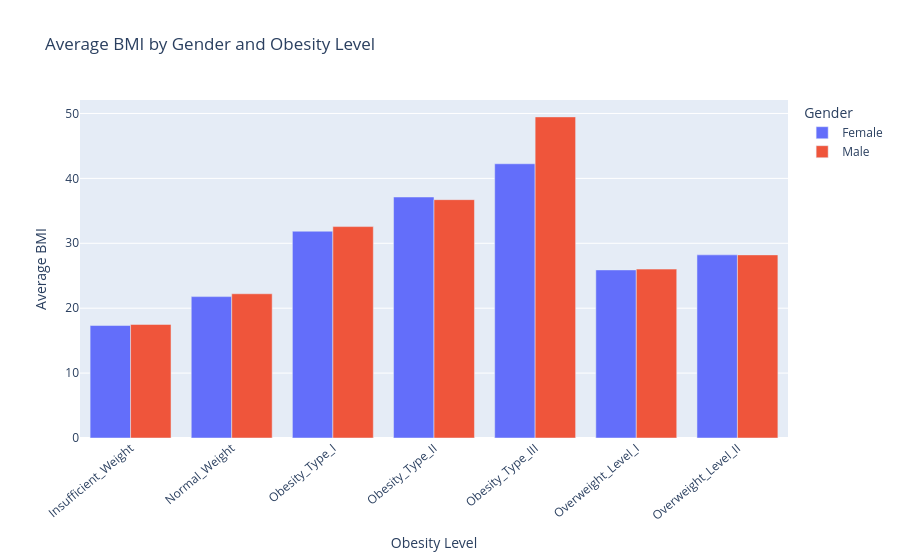

Notebook cell for this chart:
### Markdown cell above
<h4>Visualization 10 — Average BMI by Gender and Obesity Level</h4>

<p><strong>Visualization Type:</strong> Grouped Bar chart-- plotly</p>

<p><strong>Purpose:</strong>To compare mean BMI across obesity categories and genders.</p>

<p><strong>Insight:</strong> Identify which gender has the higher average BMI within each category and how average BMI varies between categories.</p>

### Code cell
# Visualization 10: Average BMI by Gender and Obesity Level

avg_bmi = (
    df.groupby(
        ["gender", "nobeyesdad"],
        observed=True
    )["bmi"]
    .mean()
    .reset_index()
)

fig = px.bar(
    avg_bmi,
    x="nobeyesdad",
    y="bmi",
    color="gender",
    barmode="group",
    title="Average BMI by Gender and Obesity Level",
    labels={
        "nobeyesdad": "Obesity Level",
        "bmi": "Average BMI",
        "gender": "Gender"
    }
)

fig.update_layout(xaxis_tickangle=-40)
fig.show()

### Figure 1 — Plotly figure (JSON) as saved in the notebook; plotly's stock layout.template omitted (floating-point values rounded to 4 significant figures)
{"data": [{"alignmentgroup": "True", "hovertemplate": "Gender=Female<br>Obesity Level=%{x}<br>Average BMI=%{y}<extra></extra>", "legendgroup": "Female", "marker": {"color": "#636efa", "pattern": {"shape": ""}}, "name": "Female", "offsetgroup": "Female", "orientation": "v", "showlegend": true, "textposition": "auto", "type": "bar", "x": ["Insufficient_Weight", "Normal_Weight", "Obesity_Type_I", "Obesity_Type_II", "Obesity_Type_III", "Overweight_Level_I", "Overweight_Level_II"], "xaxis": "x", "y": [17.33, 21.78, 31.86, 37.13, 42.25, 25.9, 28.22], "yaxis": "y"}, {"alignmentgroup": "True", "hovertemplate": "Gender=Male<br>Obesity Level=%{x}<br>Average BMI=%{y}<extra></extra>", "legendgroup": "Male", "marker": {"color": "#EF553B", "pattern": {"shape": ""}}, "name": "Male", "offsetgroup": "Male", "orientation": "v", "showlegend": true, "textposition": "auto", "type": "bar", "x": ["Insufficient_Weight", "Normal_Weight", "Obesity_Type_I", "Obesity_Type_II", "Obesity_Type_III", "Overweight_Level_I", "Overweight_Level_II"], "xaxis": "x", "y": [17.5, 22.22, 32.57, 36.72, 49.47, 26.02, 28.21], "yaxis": "y"}], "layout": {"barmode": "group", "legend": {"title": {"text": "Gender"}, "tracegroupgap": 0}, "title": {"text": "Average BMI by Gender and Obesity Level"}, "xaxis": {"anchor": "y", "domain": [0, 1], "tickangle": -40, "title": {"text": "Obesity Level"}}, "yaxis": {"anchor": "x", "domain": [0, 1], "title": {"text": "Average BMI"}}}}
